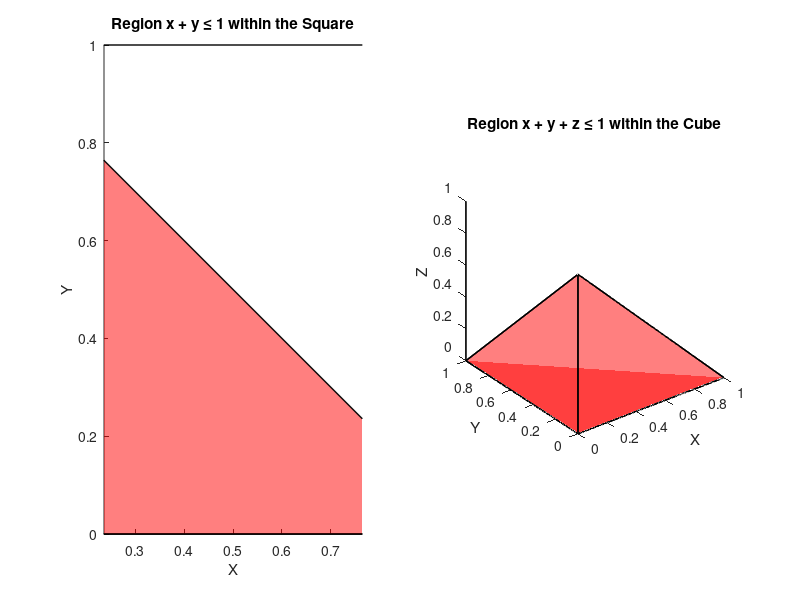

Here is the MATLAB script that generated this plot:
% Define the vertices of the square
square_vertices = [0 0; 1 0; 1 1; 0 1];

% Define the vertices of the triangle (region x + y <= 1)
triangle_vertices = [0 0; 1 0; 0 1];

% Plot the square's edges first
figure;
subplot(1,2,1);
hold on;
plot([square_vertices(:,1); square_vertices(1,1)], ...
     [square_vertices(:,2); square_vertices(1,2)], 'k-', 'LineWidth', 1);

% Plot the triangle inside the square
fill(triangle_vertices(:,1), triangle_vertices(:,2), 'red', 'FaceAlpha', 0.5, 'EdgeColor', 'black', 'LineWidth', 1);

% Set the axis properties
axis equal; % Use equal scaling for both axes
xlabel('X');
ylabel('Y');
ylim([0 1]);
title('Region x + y \leq 1 within the Square');


subplot(1,2,2);
% Define the vertices of the tetrahedron
tetrahedron_vertices = [0 0 0; 1 0 0; 0 1 0; 0 0 1];

% Define the faces of the tetrahedron using the vertices
tetrahedron_faces = [1 2 3;  % Base triangle on the x-y plane
                     1 2 4;  % Side triangle on the x-z plane
                     1 3 4;  % Side triangle on the y-z plane
                     2 3 4]; % Top triangle

% Define the vertices of the cube
cube_vertices = [0 0 0; 1 0 0; 1 1 0; 0 1 0; ...
                 0 0 1; 1 0 1; 1 1 1; 0 1 1];

% Define the edges of the cube
cube_edges = [1 2; 2 3; 3 4; 4 1;  % Bottom face edges
              5 6; 6 7; 7 8; 8 5;  % Top face edges
              1 5; 2 6; 3 7; 4 8]; % Vertical edges

% Plot the edges of the cube
for i = 1:size(cube_edges, 1)
    plot3(cube_vertices(cube_edges(i, :), 1), ...
          cube_vertices(cube_edges(i, :), 2), ...
          cube_vertices(cube_edges(i, :), 3), 'k-', 'LineWidth', 1);
end

% Plot the tetrahedron inside the cube
patch('Vertices', tetrahedron_vertices, 'Faces', tetrahedron_faces, ...
      'FaceColor', 'red', 'FaceAlpha', 0.5, 'EdgeColor', 'black', 'LineWidth', 1);

% Set the view and axis properties
view(3); % Set the view to 3D
axis equal; % Use equal scaling for all axes
xlabel('X');
ylabel('Y');
zlabel('Z');
title('Region x + y + z \leq 1 within the Cube');
hold off;
